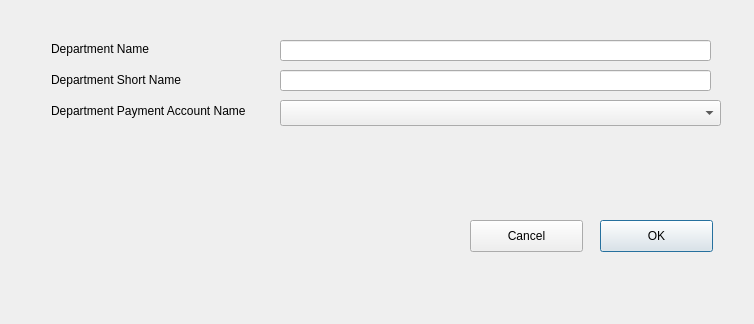
<?xml version="1.0" encoding="UTF-8"?>
<ui version="4.0">
 <class>CnewDeptDlg</class>
 <widget class="QDialog" name="CnewDeptDlg">
  <property name="geometry">
   <rect>
    <x>0</x>
    <y>0</y>
    <width>754</width>
    <height>324</height>
   </rect>
  </property>
  <property name="windowTitle">
   <string>Dialog</string>
  </property>
  <widget class="QLabel" name="m_deptNameLbl">
   <property name="geometry">
    <rect>
     <x>51</x>
     <y>41</y>
     <width>111</width>
     <height>16</height>
    </rect>
   </property>
   <property name="text">
    <string>Department Name</string>
   </property>
  </widget>
  <widget class="QLabel" name="m_deptShortNameLbl">
   <property name="geometry">
    <rect>
     <x>51</x>
     <y>72</y>
     <width>148</width>
     <height>16</height>
    </rect>
   </property>
   <property name="text">
    <string>Department Short Name</string>
   </property>
  </widget>
  <widget class="QLabel" name="m_paymentAccountLbl">
   <property name="geometry">
    <rect>
     <x>51</x>
     <y>103</y>
     <width>221</width>
     <height>16</height>
    </rect>
   </property>
   <property name="text">
    <string>Department Payment Account Name</string>
   </property>
  </widget>
  <widget class="QLineEdit" name="m_deptName">
   <property name="geometry">
    <rect>
     <x>280</x>
     <y>40</y>
     <width>431</width>
     <height>21</height>
    </rect>
   </property>
  </widget>
  <widget class="QLineEdit" name="m_deptShortName">
   <property name="geometry">
    <rect>
     <x>280</x>
     <y>70</y>
     <width>431</width>
     <height>21</height>
    </rect>
   </property>
  </widget>
  <widget class="QComboBox" name="m_paymentAccountCombo">
   <property name="geometry">
    <rect>
     <x>280</x>
     <y>100</y>
     <width>441</width>
     <height>26</height>
    </rect>
   </property>
  </widget>
  <widget class="QPushButton" name="pushButton">
   <property name="geometry">
    <rect>
     <x>600</x>
     <y>220</y>
     <width>113</width>
     <height>32</height>
    </rect>
   </property>
   <property name="text">
    <string>OK</string>
   </property>
  </widget>
  <widget class="QPushButton" name="m_cancelBtn">
   <property name="geometry">
    <rect>
     <x>470</x>
     <y>220</y>
     <width>113</width>
     <height>32</height>
    </rect>
   </property>
   <property name="text">
    <string>Cancel</string>
   </property>
  </widget>
 </widget>
 <resources/>
 <connections/>
</ui>
